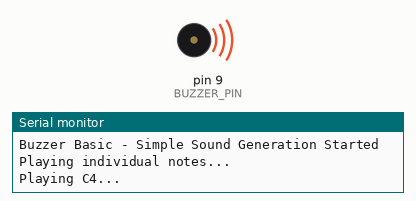
The sketch below on a simulated Arduino Uno, built with avr-gcc and run on an emulated ATmega328P. On the bench: buzzer (waves = sounding), the last lines printed to the serial monitor.

Above: at 0.2 s.
At 6.4 s:
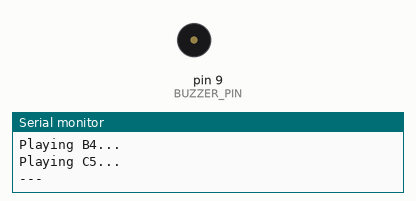
Timing chart, 0 to 9.6 s (numbered marks = the images above):
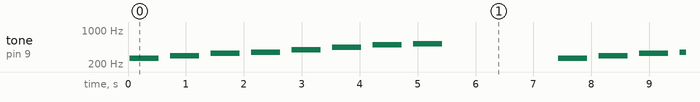

Measured:
- by itself, tone on pin 9 (BUZZER_PIN): repeats every 7.4 s: silent 0.20 s, 294 Hz 0.50 s, silent 0.20 s, 330 Hz 0.50 s, silent 0.20 s, 349 Hz 0.50 s, silent 0.20 s, 392 Hz 0.50 s, silent 0.20 s, 440 Hz 0.50 s, silent 0.20 s, 494 Hz 0.50 s, silent 0.20 s, 523 Hz 0.50 s, silent 2.0 s, 262 Hz 0.50 s

The sketch:

buzzer_basic.ino
```cpp
/*
 * Project: Buzzer Basic - Simple Sound Generation
 * Description: Generate basic sounds and single notes using a buzzer
 * Author: XergioAleX
 * Date: 2025
 */

// Pin definitions
const int BUZZER_PIN = 9;  // Buzzer connected to PWM-capable pin

// Musical note frequencies (in Hz)
#define NOTE_C4  262
#define NOTE_D4  294
#define NOTE_E4  330
#define NOTE_F4  349
#define NOTE_G4  392
#define NOTE_A4  440
#define NOTE_B4  494
#define NOTE_C5  523

void setup() {
  // Initialize serial communication for debugging
  Serial.begin(9600);
  Serial.println("Buzzer Basic - Simple Sound Generation Started");
  Serial.println("Playing individual notes...");
}

void loop() {
  // Play individual notes one at a time
  // Each note plays for 500ms

  Serial.println("Playing C4...");
  tone(BUZZER_PIN, NOTE_C4);
  delay(500);
  noTone(BUZZER_PIN);
  delay(200);

  Serial.println("Playing D4...");
  tone(BUZZER_PIN, NOTE_D4);
  delay(500);
  noTone(BUZZER_PIN);
  delay(200);

  Serial.println("Playing E4...");
  tone(BUZZER_PIN, NOTE_E4);
  delay(500);
  noTone(BUZZER_PIN);
  delay(200);

  Serial.println("Playing F4...");
  tone(BUZZER_PIN, NOTE_F4);
  delay(500);
  noTone(BUZZER_PIN);
  delay(200);

  Serial.println("Playing G4...");
  tone(BUZZER_PIN, NOTE_G4);
  delay(500);
  noTone(BUZZER_PIN);
  delay(200);

  Serial.println("Playing A4...");
  tone(BUZZER_PIN, NOTE_A4);
  delay(500);
  noTone(BUZZER_PIN);
  delay(200);

  Serial.println("Playing B4...");
  tone(BUZZER_PIN, NOTE_B4);
  delay(500);
  noTone(BUZZER_PIN);
  delay(200);

  Serial.println("Playing C5...");
  tone(BUZZER_PIN, NOTE_C5);
  delay(500);
  noTone(BUZZER_PIN);

  // Longer pause before repeating
  Serial.println("---");
  delay(2000);
}
```
